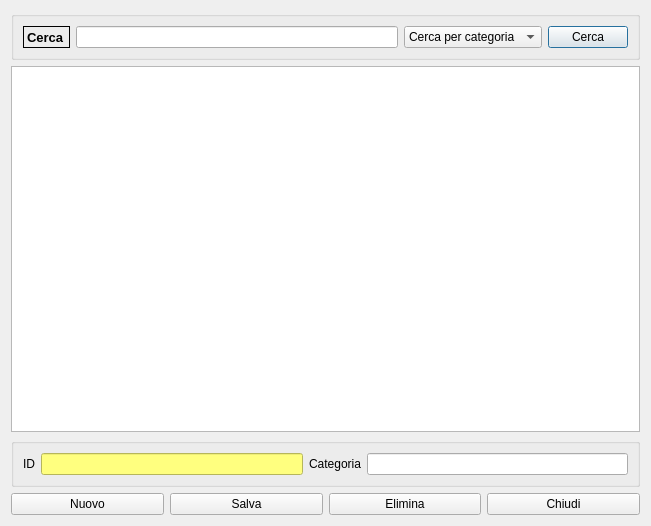
<?xml version="1.0" encoding="UTF-8"?>
<ui version="4.0">
 <class>porto</class>
 <widget class="QDialog" name="porto">
  <property name="geometry">
   <rect>
    <x>0</x>
    <y>0</y>
    <width>651</width>
    <height>526</height>
   </rect>
  </property>
  <property name="windowTitle">
   <string>Anagrafica categorie</string>
  </property>
  <layout class="QGridLayout" name="gridLayout">
   <item row="1" column="0">
    <widget class="QTableView" name="tableView">
     <attribute name="verticalHeaderDefaultSectionSize">
      <number>21</number>
     </attribute>
    </widget>
   </item>
   <item row="2" column="0">
    <widget class="QGroupBox" name="groupBox_4">
     <property name="title">
      <string/>
     </property>
     <layout class="QGridLayout" name="gridLayout_6">
      <item row="0" column="2">
       <widget class="QLabel" name="label_2">
        <property name="text">
         <string>Categoria</string>
        </property>
       </widget>
      </item>
      <item row="0" column="1">
       <widget class="QLineEdit" name="id">
        <property name="styleSheet">
         <string notr="true">background-color:rgb(255, 255, 127)</string>
        </property>
       </widget>
      </item>
      <item row="0" column="0">
       <widget class="QLabel" name="label">
        <property name="text">
         <string>ID</string>
        </property>
       </widget>
      </item>
      <item row="0" column="3">
       <widget class="QLineEdit" name="lineEdit"/>
      </item>
     </layout>
    </widget>
   </item>
   <item row="0" column="0">
    <widget class="QGroupBox" name="groupBox">
     <property name="title">
      <string/>
     </property>
     <layout class="QGridLayout" name="gridLayout_3">
      <item row="2" column="1">
       <widget class="QLineEdit" name="search">
        <property name="sizePolicy">
         <sizepolicy hsizetype="Expanding" vsizetype="Preferred">
          <horstretch>0</horstretch>
          <verstretch>0</verstretch>
         </sizepolicy>
        </property>
       </widget>
      </item>
      <item row="2" column="0">
       <widget class="QLabel" name="label_3">
        <property name="font">
         <font>
          <pointsize>10</pointsize>
          <weight>75</weight>
          <bold>true</bold>
         </font>
        </property>
        <property name="frameShape">
         <enum>QFrame::Box</enum>
        </property>
        <property name="text">
         <string>Cerca</string>
        </property>
       </widget>
      </item>
      <item row="2" column="3">
       <widget class="QPushButton" name="cerca_categ">
        <property name="sizePolicy">
         <sizepolicy hsizetype="Fixed" vsizetype="Fixed">
          <horstretch>0</horstretch>
          <verstretch>0</verstretch>
         </sizepolicy>
        </property>
        <property name="text">
         <string>Cerca</string>
        </property>
        <property name="icon">
         <iconset resource="../biblio.qrc">
          <normaloff>:/images/edit-find.png</normaloff>:/images/edit-find.png</iconset>
        </property>
        <property name="iconSize">
         <size>
          <width>32</width>
          <height>32</height>
         </size>
        </property>
       </widget>
      </item>
      <item row="2" column="2">
       <widget class="QComboBox" name="comboBox">
        <property name="sizePolicy">
         <sizepolicy hsizetype="Preferred" vsizetype="Preferred">
          <horstretch>0</horstretch>
          <verstretch>0</verstretch>
         </sizepolicy>
        </property>
        <item>
         <property name="text">
          <string>Cerca per categoria</string>
         </property>
        </item>
        <item>
         <property name="text">
          <string>Cerca per ID</string>
         </property>
        </item>
       </widget>
      </item>
     </layout>
    </widget>
   </item>
   <item row="3" column="0">
    <layout class="QGridLayout" name="gridLayout_2">
     <item row="0" column="0">
      <widget class="QPushButton" name="nuovo">
       <property name="toolTip">
        <string>Nuovo</string>
       </property>
       <property name="text">
        <string>Nuovo</string>
       </property>
       <property name="icon">
        <iconset resource="../biblio.qrc">
         <normaloff>:/images/filenew.png</normaloff>:/images/filenew.png</iconset>
       </property>
       <property name="iconSize">
        <size>
         <width>32</width>
         <height>32</height>
        </size>
       </property>
      </widget>
     </item>
     <item row="0" column="2">
      <widget class="QPushButton" name="elimina">
       <property name="toolTip">
        <string>Elimina</string>
       </property>
       <property name="text">
        <string>Elimina</string>
       </property>
       <property name="icon">
        <iconset resource="../biblio.qrc">
         <normaloff>:/images/edit-delete.png</normaloff>:/images/edit-delete.png</iconset>
       </property>
       <property name="iconSize">
        <size>
         <width>32</width>
         <height>32</height>
        </size>
       </property>
      </widget>
     </item>
     <item row="0" column="1">
      <widget class="QPushButton" name="salva">
       <property name="toolTip">
        <string>Salva</string>
       </property>
       <property name="text">
        <string>Salva</string>
       </property>
       <property name="icon">
        <iconset resource="../biblio.qrc">
         <normaloff>:/images/document-save.png</normaloff>:/images/document-save.png</iconset>
       </property>
       <property name="iconSize">
        <size>
         <width>32</width>
         <height>32</height>
        </size>
       </property>
      </widget>
     </item>
     <item row="0" column="3">
      <widget class="QPushButton" name="esci">
       <property name="toolTip">
        <string>Esci </string>
       </property>
       <property name="text">
        <string>Chiudi</string>
       </property>
       <property name="icon">
        <iconset resource="../../initdb/images.qrc">
         <normaloff>:/images/dialog-close.png</normaloff>:/images/dialog-close.png</iconset>
       </property>
       <property name="iconSize">
        <size>
         <width>32</width>
         <height>32</height>
        </size>
       </property>
      </widget>
     </item>
    </layout>
   </item>
  </layout>
 </widget>
 <tabstops>
  <tabstop>tableView</tabstop>
 </tabstops>
 <resources>
  <include location="../../initdb/images.qrc"/>
  <include location="../biblio.qrc"/>
 </resources>
 <connections/>
</ui>
